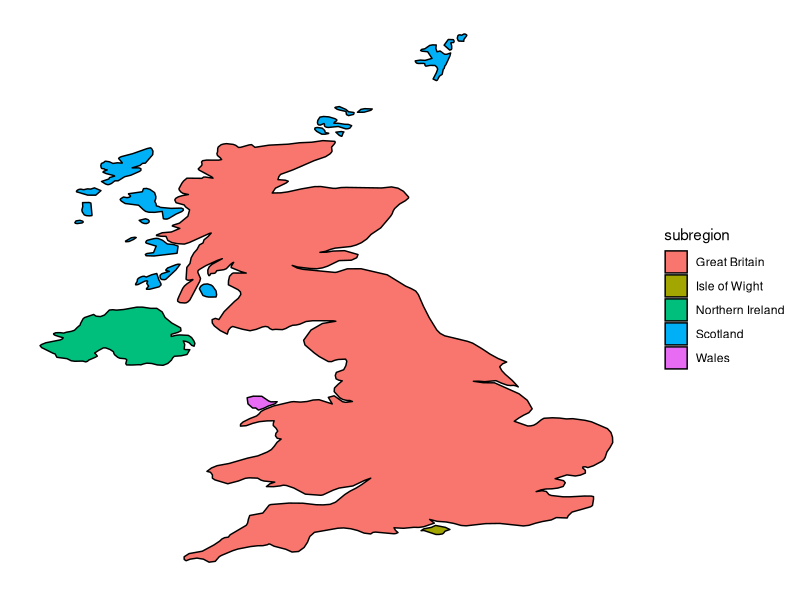

Write R code to recreate this figure.
library(ggplot2)
library(dplyr)

mapdata <- map_data(map = "world", region = "UK")

ggplot(mapdata, aes( x = long, y = lat, group=group)) +
	geom_polygon(aes(fill = subregion), color = "black")+
	theme(axis.text.x = element_blank(),
				axis.text.y = element_blank(),
				axis.ticks = element_blank(),
				axis.title.y=element_blank(),
				axis.title.x=element_blank(),
				rect = element_blank())

